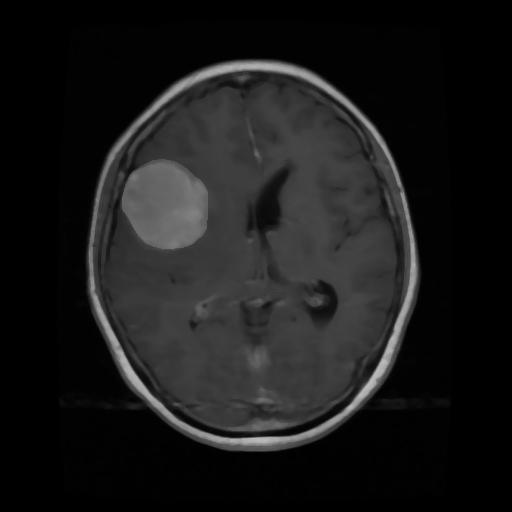
#> input picture Data/TumorImage/tumor_1.jpg, 512 x 512 px; its folder holds only this picture in this run
$ python EdgeIntensity.py
#> lines starting #> are read from the running program, lines starting #| are printed output that depends on the picture
import glob
import cv2
import numpy as np
from matplotlib import pyplot as plt
from scipy import ndimage
from skimage import io

median_data = []
files = glob.glob("D:/EdgeIntensity/Data/TumorImage/*.jpg")
for myFile in files:
    print(myFile)
    image = cv2.imread(myFile, cv2.IMREAD_GRAYSCALE)
#> image is the input picture: shape (512, 512); min 0, max 192, mean 26
    median_data.append(image)

# EDGE DETECTION---------------------------------------------------------------------------------
tumor_mask = []
files = glob.glob("D:/EdgeIntensity/Data/TumorMask/*.jpg")
for myFile in files:
    print(myFile)
    image = cv2.imread(myFile, cv2.IMREAD_GRAYSCALE)
    tumor_mask.append(image)

length = len(tumor_mask)
canny_edge_data = []

for i in range(length):
    L1 = cv2.Canny(tumor_mask[i], 100, 200, L2gradient=False)
    io.imshow(L1, cmap='gray')
    io.show()
    canny_edge_data.append(L1)

# EDGE DILATION-----------------------------------------------------------------------------------
edge_dilated_data = []

for i in range(length):
    kernel = np.ones((5, 5), np.uint8)
    dilation = cv2.dilate(canny_edge_data[i], kernel, iterations=8)
    io.imshow(dilation, cmap='gray')
    io.show()
    edge_dilated_data.append(dilation)

# MASKING-----------------------------------------------------------------------------------------
masked_data = []

for i in range(length):
    edge_dilated_data[i] = cv2.resize(edge_dilated_data[i], median_data[i].shape[1::-1])
    dst = cv2.bitwise_and(median_data[i], edge_dilated_data[i])
    io.imshow(dst, cmap='gray')
    io.show()
    masked_data.append(dst)
#> after the loop, edge_dilated_data = []; masked_data = []

# INTENSITY--------------------------------------------------------------------------------------
histogram = 0
for i in range(length):
    kx = np.array([[-1, 0, 1], [-2, 0, 2], [-1, 0, 1]], np.float32)
    ky = np.array([[1, 2, 1], [0, 0, 0], [-1, -2, -1]], np.float32)
    ix = ndimage.filters.convolve(masked_data[i], kx)
    iy = ndimage.filters.convolve(masked_data[i], ky)
    g = np.hypot(ix, iy)
    g = g / g.max() * 255
    histogram = cv2.calcHist([g.astype(np.uint8)], [0], None, [256], [128, 256])
    list_data = np.array(g, dtype=np.float64)
    std_deviation = np.std(list_data)
    print("Edge intensity = " + str(std_deviation))
    if std_deviation <= 43.5:
        print("Edge nature = Sharp edge")
        x = "Sharp Edge"
    else:
        print("Edge nature = Cloudy Edge")
        x = "Cloudy Edge"
plt.plot(histogram)
plt.show()
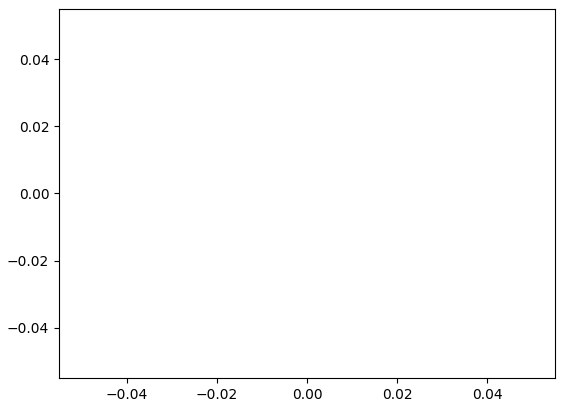
#> figure drawn by matplotlib, 1 panel
